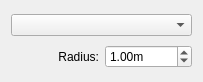
<?xml version="1.0" encoding="UTF-8"?>
<ui version="4.0">
 <class>ToolWidget</class>
 <widget class="QWidget" name="ToolWidget">
  <property name="geometry">
   <rect>
    <x>0</x>
    <y>0</y>
    <width>203</width>
    <height>82</height>
   </rect>
  </property>
  <property name="windowTitle">
   <string>Form</string>
  </property>
  <layout class="QVBoxLayout" name="verticalLayout">
   <item>
    <widget class="QComboBox" name="cmbTool"/>
   </item>
   <item>
    <layout class="QHBoxLayout" name="horizontalLayout">
     <item>
      <widget class="QLabel" name="label">
       <property name="text">
        <string>Radius:</string>
       </property>
       <property name="alignment">
        <set>Qt::AlignRight|Qt::AlignTrailing|Qt::AlignVCenter</set>
       </property>
      </widget>
     </item>
     <item>
      <widget class="QDoubleSpinBox" name="sbRadius">
       <property name="suffix">
        <string>m</string>
       </property>
       <property name="minimum">
        <double>0.100000000000000</double>
       </property>
       <property name="maximum">
        <double>5.000000000000000</double>
       </property>
       <property name="singleStep">
        <double>0.100000000000000</double>
       </property>
       <property name="value">
        <double>1.000000000000000</double>
       </property>
      </widget>
     </item>
    </layout>
   </item>
  </layout>
 </widget>
 <resources/>
 <connections/>
</ui>
